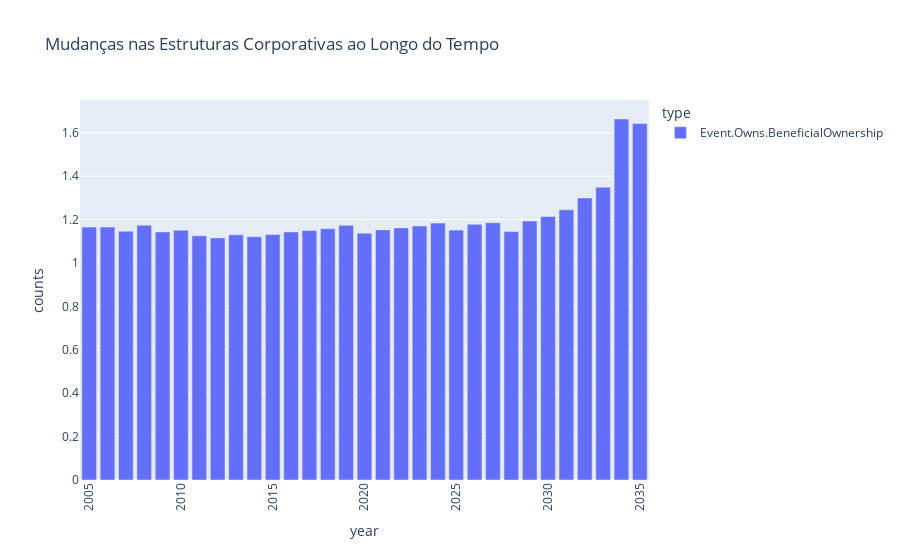

Notebook source saved alongside this figure:
### Markdown cell above
## Ownership

### Code cell
# Contagem de relações por ano
data_filtered = df_links[df_links['type'] == 'Event.Owns.BeneficialOwnership']

relations_per_year = data_filtered.groupby(['year', 'type', 'target']).size().reset_index(name='counts')
relations_per_year = relations_per_year.groupby(['year', 'type'])['counts'].mean().reset_index(name='counts')

# Criação da visualização temporal
fig = px.bar(relations_per_year, x='year', y='counts', color='type', title='Mudanças nas Estruturas Corporativas ao Longo do Tempo')
fig.update_layout(
    #xaxis_title='Ano',
    #yaxis_title='Média de Contagens',
    xaxis_tickangle=-90,
    xaxis={'dtick': 5}#,  # Garantir que todos os anos sejam exibidos
    #xaxis={'categoryorder': 'array', 'categoryarray': average_relations_per_year_type_target['year']}
)
fig.show()

### Figure 1 — Plotly figure (JSON) as saved in the notebook; plotly's stock layout.template omitted (floating-point values rounded to 4 significant figures)
{"data": [{"alignmentgroup": "True", "hovertemplate": "type=Event.Owns.BeneficialOwnership<br>year=%{x}<br>counts=%{y}<extra></extra>", "legendgroup": "Event.Owns.BeneficialOwnership", "marker": {"color": "#636efa", "pattern": {"shape": ""}}, "name": "Event.Owns.BeneficialOwnership", "offsetgroup": "Event.Owns.BeneficialOwnership", "orientation": "v", "showlegend": true, "textposition": "auto", "type": "bar", "x": [2005, 2006, 2007, 2008, 2009, 2010, 2011, 2012, 2013, 2014, 2015, 2016, 2017, 2018, 2019, 2020, 2021, 2022, 2023, 2024, 2025, 2026, 2027, 2028, 2029, 2030, 2031, 2032, 2033, 2034, 2035], "xaxis": "x", "y": [1.165, 1.165, 1.147, 1.174, 1.143, 1.151, 1.125, 1.115, 1.129, 1.121, 1.131, 1.143, 1.149, 1.158, 1.173, 1.137, 1.152, 1.162, 1.17, 1.184, 1.151, 1.178, 1.185, 1.145, 1.193, 1.214, 1.245, 1.3, 1.349, 1.663, 1.642], "yaxis": "y"}], "layout": {"barmode": "relative", "legend": {"title": {"text": "type"}, "tracegroupgap": 0}, "title": {"text": "Mudanças nas Estruturas Corporativas ao Longo do Tempo"}, "xaxis": {"anchor": "y", "domain": [0, 1], "dtick": 5, "tickangle": -90, "title": {"text": "year"}}, "yaxis": {"anchor": "x", "domain": [0, 1], "title": {"text": "counts"}}}}
